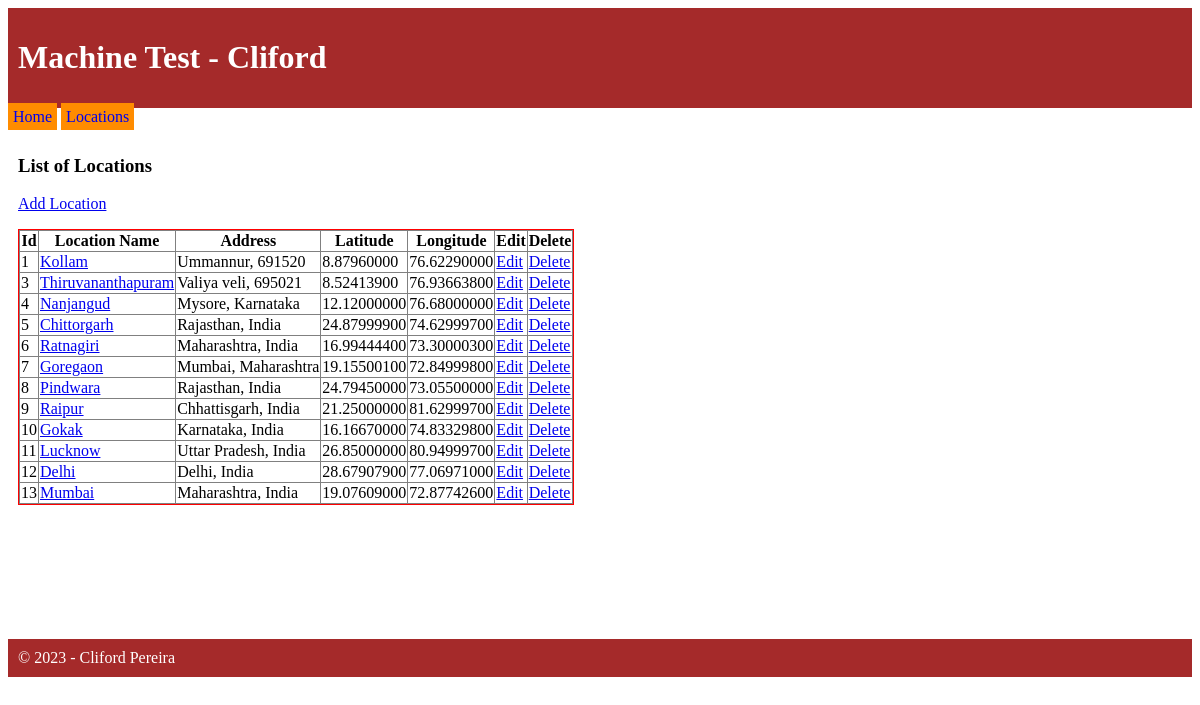
The app's page /locations/index.php with its own data.
### tables this page shows
CREATE TABLE `locations` (
  `id` bigint(20) UNSIGNED NOT NULL,
  `location_name` varchar(30) NOT NULL,
  `address` varchar(150) NOT NULL,
  `latitude` decimal(11,8) NOT NULL,
  `longitude` decimal(11,8) NOT NULL
);

### utilities/functions.php (called while the page is built, shortened)
<?php
function view($view, $data=null)
{
	require_once("views/" . $view . ".php");
}
?>

### locations/LocationsController.php (called while the page is built, shortened)
<?php
require_once("../utilities/functions.php");
require_once("../utilities/CP_Controller.php");
class LocationsController extends CP_Controller
{
	public function index()
	{
		$location = new Location($this->conn);
		$locations = $location->all();
		view('list', compact("locations"));
	}
}
?>

### utilities/Route.php (called while the page is built, shortened)
<?php
class Route
{
	public static function call_action($controller, $action) {
		require_once("../utilities/connection.php");
		$controller = new $name($conn);
		call_user_func(array($controller, $action));
	}
}
?>

### locations/index.php (called while the page is built)
<?php
require_once("../utilities/Route.php");
Route::call_action('locations', 'index');
?>

### utilities/CP_Controller.php (called while the page is built, shortened)
<?php
abstract class CP_Controller implements I_Controller
{
	function __construct($conn)
	{
		$this->conn = $conn;
	}
}
?>

### utilities/CP_Model.php (called while the page is built, shortened)
<?php
require_once("DBAbstraction.php");
abstract class CP_Model implements I_Model
{
	function __construct($conn, $tablename)
	{
		$this->conn = $conn;
		$this->tablename = $tablename;
	}
}
?>

### utilities/DBAbstraction.php (called while the page is built, shortened)
<?php
trait DBAbstraction
{
	public function runSelect($sql, $one_row_only = false)
	{
		if ($result = $this->conn->query($sql)) {
			if ($one_row_only === TRUE) {
				$row = $result->fetch_object();
				return $row;
			} else {
				$rows = array();
				while ($row = $result->fetch_object()) {
					array_push($rows, $row);
				}
				return $rows;
			}
		} else {
			return false;
		}
	}
	public function all()
	{
		$sql = "select * from $this->tablename";
		return $this->runSelect($sql);
	}
}
?>

### locations/views/list.php (the view, shortened to what this page needs)
<?php
require_once("../header.php");
extract($data);
?>
<h3>List of Locations</h3>
<p><a href="create.php">Add Location</a></p>
<div class="locationlist">
	<table border="1" border-colapse>
		<tr><th>Id</th><th>Location Name</th><th>Address</th><th>Latitude</th><th>Longitude</th><th>Edit</th><th>Delete</th></tr>
		<?php foreach ($locations as $location): ?>
		<tr>
			<td><?= $location->id ; ?></td>
			<td><a href="show.php?id=<?= $location->id ; ?>"><?= $location->location_name ; ?></a></td>
			<td><?= $location->address ; ?></td>
			<td><?= $location->latitude ; ?></td>
			<td><?= $location->longitude ; ?></td>
			<td><a href="edit.php?id=<?= $location->id ; ?>">Edit</a></td>
			<td><a href="destroy.php?id=<?= $location->id ; ?>">Delete</a></td>
		</tr>
		<?php endforeach; ?>
	</table>
</div>
<div id="map"></div>
<?php require_once("../footer.php"); ?>

### header.php (shortened to what this page needs)
<?php $base_url = "/clifland/development/geo_location"; ?>
<!DOCTYPE html>
<html>
<head>
	<link rel="stylesheet" type="text/css" href="<?= $base_url; ?>/style.css">
</head>
<body>
	<header>
		<h1>Machine Test - Cliford</h1>
	</header>
	<nav>
		<ul>
			<li><a href="<?= $base_url; ?>/">Home</a></li>
			<li><a href="<?= $base_url; ?>/locations/">Locations</a></li>
		</ul>
	</nav>
	<main>

### footer.php
	</main>
	<footer>
		&copy; <?= date('Y'); ?> - Cliford Pereira
	</footer>
</body>
</html>

### style.css (style rules this page uses)
header, footer { background: brown; color: white; margin: 0; padding: 10px; }
nav ul { list-style-type: none; margin: 0; padding: 0; }
nav ul li { display: inline; }
nav ul li a { padding: 5px; background-color: darkorange; text-decoration: none; }
main { min-height: 430px; margin: 0; padding: 10px; }
table { border-collapse: collapse; }
.locationlist { display: block; border: 1px solid red; float: left; }
#map { height: 400px; width: 55%; }

### records on screen
locations: id "1", location_name "Kollam", address "Ummannur, 691520", latitude "8.87960000", longitude "76.62290000"
locations: id "3", location_name "Thiruvananthapuram", address "Valiya veli, 695021", latitude "8.52413900", longitude "76.93663800"
locations: id "4", location_name "Nanjangud", address "Mysore, Karnataka", latitude "12.12000000", longitude "76.68000000"
locations: id "5", location_name "Chittorgarh", address "Rajasthan, India", latitude "24.87999900", longitude "74.62999700"
locations: id "6", location_name "Ratnagiri", address "Maharashtra, India", latitude "16.99444400", longitude "73.30000300"
locations: id "7", location_name "Goregaon", address "Mumbai, Maharashtra", latitude "19.15500100", longitude "72.84999800"
locations: id "8", location_name "Pindwara", address "Rajasthan, India", latitude "24.79450000", longitude "73.05500000"
locations: id "9", location_name "Raipur", address "Chhattisgarh, India", latitude "21.25000000", longitude "81.62999700"
locations: id "10", location_name "Gokak", address "Karnataka, India", latitude "16.16670000", longitude "74.83329800"
locations: id "11", location_name "Lucknow", address "Uttar Pradesh, India", latitude "26.85000000", longitude "80.94999700"
locations: id "12", location_name "Delhi", address "Delhi, India", latitude "28.67907900", longitude "77.06971000"
locations: id "13", location_name "Mumbai", address "Maharashtra, India", latitude "19.07609000", longitude "72.87742600"
